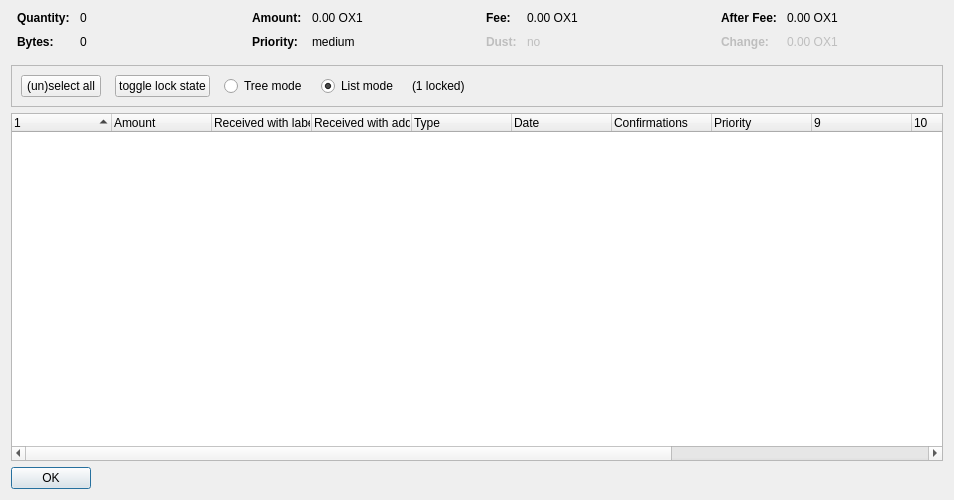
<?xml version="1.0" encoding="UTF-8"?>
<ui version="4.0">
 <class>CoinControlDialog</class>
 <widget class="QDialog" name="CoinControlDialog">
  <property name="geometry">
   <rect>
    <x>0</x>
    <y>0</y>
    <width>954</width>
    <height>500</height>
   </rect>
  </property>
  <property name="windowTitle">
   <string>Coin Selection</string>
  </property>
  <layout class="QVBoxLayout" name="verticalLayout">
   <item>
    <layout class="QHBoxLayout" name="horizontalLayoutTop" stretch="0,0,0,0">
     <property name="topMargin">
      <number>0</number>
     </property>
     <property name="bottomMargin">
      <number>10</number>
     </property>
     <item>
      <layout class="QFormLayout" name="formLayoutCoinControl1">
       <property name="horizontalSpacing">
        <number>10</number>
       </property>
       <property name="verticalSpacing">
        <number>10</number>
       </property>
       <property name="leftMargin">
        <number>6</number>
       </property>
       <property name="rightMargin">
        <number>6</number>
       </property>
       <item row="0" column="0">
        <widget class="QLabel" name="labelCoinControlQuantityText">
         <property name="font">
          <font>
           <weight>75</weight>
           <bold>true</bold>
          </font>
         </property>
         <property name="text">
          <string>Quantity:</string>
         </property>
        </widget>
       </item>
       <item row="0" column="1">
        <widget class="QLabel" name="labelCoinControlQuantity">
         <property name="cursor">
          <cursorShape>IBeamCursor</cursorShape>
         </property>
         <property name="contextMenuPolicy">
          <enum>Qt::ActionsContextMenu</enum>
         </property>
         <property name="text">
          <string notr="true">0</string>
         </property>
         <property name="textInteractionFlags">
          <set>Qt::LinksAccessibleByMouse|Qt::TextSelectableByKeyboard|Qt::TextSelectableByMouse</set>
         </property>
        </widget>
       </item>
       <item row="1" column="0">
        <widget class="QLabel" name="labelCoinControlBytesText">
         <property name="font">
          <font>
           <weight>75</weight>
           <bold>true</bold>
          </font>
         </property>
         <property name="text">
          <string>Bytes:</string>
         </property>
        </widget>
       </item>
       <item row="1" column="1">
        <widget class="QLabel" name="labelCoinControlBytes">
         <property name="cursor">
          <cursorShape>IBeamCursor</cursorShape>
         </property>
         <property name="contextMenuPolicy">
          <enum>Qt::ActionsContextMenu</enum>
         </property>
         <property name="text">
          <string notr="true">0</string>
         </property>
         <property name="textInteractionFlags">
          <set>Qt::LinksAccessibleByMouse|Qt::TextSelectableByKeyboard|Qt::TextSelectableByMouse</set>
         </property>
        </widget>
       </item>
      </layout>
     </item>
     <item>
      <layout class="QFormLayout" name="formLayoutCoinControl2">
       <property name="horizontalSpacing">
        <number>10</number>
       </property>
       <property name="verticalSpacing">
        <number>10</number>
       </property>
       <property name="leftMargin">
        <number>6</number>
       </property>
       <property name="rightMargin">
        <number>6</number>
       </property>
       <item row="0" column="0">
        <widget class="QLabel" name="labelCoinControlAmountText">
         <property name="font">
          <font>
           <weight>75</weight>
           <bold>true</bold>
          </font>
         </property>
         <property name="text">
          <string>Amount:</string>
         </property>
        </widget>
       </item>
       <item row="0" column="1">
        <widget class="QLabel" name="labelCoinControlAmount">
         <property name="cursor">
          <cursorShape>IBeamCursor</cursorShape>
         </property>
         <property name="contextMenuPolicy">
          <enum>Qt::ActionsContextMenu</enum>
         </property>
         <property name="text">
          <string notr="true">0.00 OX1</string>
         </property>
         <property name="textInteractionFlags">
          <set>Qt::LinksAccessibleByMouse|Qt::TextSelectableByKeyboard|Qt::TextSelectableByMouse</set>
         </property>
        </widget>
       </item>
       <item row="1" column="0">
        <widget class="QLabel" name="labelCoinControlPriorityText">
         <property name="font">
          <font>
           <weight>75</weight>
           <bold>true</bold>
          </font>
         </property>
         <property name="text">
          <string>Priority:</string>
         </property>
        </widget>
       </item>
       <item row="1" column="1">
        <widget class="QLabel" name="labelCoinControlPriority">
         <property name="cursor">
          <cursorShape>IBeamCursor</cursorShape>
         </property>
         <property name="contextMenuPolicy">
          <enum>Qt::ActionsContextMenu</enum>
         </property>
         <property name="text">
          <string>medium</string>
         </property>
         <property name="textInteractionFlags">
          <set>Qt::LinksAccessibleByMouse|Qt::TextSelectableByKeyboard|Qt::TextSelectableByMouse</set>
         </property>
        </widget>
       </item>
      </layout>
     </item>
     <item>
      <layout class="QFormLayout" name="formLayoutCoinControl3">
       <property name="horizontalSpacing">
        <number>10</number>
       </property>
       <property name="verticalSpacing">
        <number>10</number>
       </property>
       <property name="leftMargin">
        <number>6</number>
       </property>
       <property name="rightMargin">
        <number>6</number>
       </property>
       <item row="0" column="0">
        <widget class="QLabel" name="labelCoinControlFeeText">
         <property name="font">
          <font>
           <weight>75</weight>
           <bold>true</bold>
          </font>
         </property>
         <property name="text">
          <string>Fee:</string>
         </property>
        </widget>
       </item>
       <item row="0" column="1">
        <widget class="QLabel" name="labelCoinControlFee">
         <property name="cursor">
          <cursorShape>IBeamCursor</cursorShape>
         </property>
         <property name="contextMenuPolicy">
          <enum>Qt::ActionsContextMenu</enum>
         </property>
         <property name="text">
          <string notr="true">0.00 OX1</string>
         </property>
         <property name="textInteractionFlags">
          <set>Qt::LinksAccessibleByMouse|Qt::TextSelectableByKeyboard|Qt::TextSelectableByMouse</set>
         </property>
        </widget>
       </item>
       <item row="1" column="0">
        <widget class="QLabel" name="labelCoinControlLowOutputText">
         <property name="enabled">
          <bool>false</bool>
         </property>
         <property name="font">
          <font>
           <weight>75</weight>
           <bold>true</bold>
          </font>
         </property>
         <property name="text">
          <string>Dust:</string>
         </property>
        </widget>
       </item>
       <item row="1" column="1">
        <widget class="QLabel" name="labelCoinControlLowOutput">
         <property name="enabled">
          <bool>false</bool>
         </property>
         <property name="cursor">
          <cursorShape>IBeamCursor</cursorShape>
         </property>
         <property name="contextMenuPolicy">
          <enum>Qt::ActionsContextMenu</enum>
         </property>
         <property name="text">
          <string>no</string>
         </property>
         <property name="textInteractionFlags">
          <set>Qt::LinksAccessibleByMouse|Qt::TextSelectableByKeyboard|Qt::TextSelectableByMouse</set>
         </property>
        </widget>
       </item>
      </layout>
     </item>
     <item>
      <layout class="QFormLayout" name="formLayoutCoinControl4">
       <property name="horizontalSpacing">
        <number>10</number>
       </property>
       <property name="verticalSpacing">
        <number>10</number>
       </property>
       <property name="leftMargin">
        <number>6</number>
       </property>
       <property name="rightMargin">
        <number>6</number>
       </property>
       <item row="0" column="0">
        <widget class="QLabel" name="labelCoinControlAfterFeeText">
         <property name="font">
          <font>
           <weight>75</weight>
           <bold>true</bold>
          </font>
         </property>
         <property name="text">
          <string>After Fee:</string>
         </property>
        </widget>
       </item>
       <item row="0" column="1">
        <widget class="QLabel" name="labelCoinControlAfterFee">
         <property name="cursor">
          <cursorShape>IBeamCursor</cursorShape>
         </property>
         <property name="contextMenuPolicy">
          <enum>Qt::ActionsContextMenu</enum>
         </property>
         <property name="text">
          <string notr="true">0.00 OX1</string>
         </property>
         <property name="textInteractionFlags">
          <set>Qt::LinksAccessibleByMouse|Qt::TextSelectableByKeyboard|Qt::TextSelectableByMouse</set>
         </property>
        </widget>
       </item>
       <item row="1" column="0">
        <widget class="QLabel" name="labelCoinControlChangeText">
         <property name="enabled">
          <bool>false</bool>
         </property>
         <property name="font">
          <font>
           <weight>75</weight>
           <bold>true</bold>
          </font>
         </property>
         <property name="text">
          <string>Change:</string>
         </property>
        </widget>
       </item>
       <item row="1" column="1">
        <widget class="QLabel" name="labelCoinControlChange">
         <property name="enabled">
          <bool>false</bool>
         </property>
         <property name="cursor">
          <cursorShape>IBeamCursor</cursorShape>
         </property>
         <property name="contextMenuPolicy">
          <enum>Qt::ActionsContextMenu</enum>
         </property>
         <property name="text">
          <string notr="true">0.00 OX1</string>
         </property>
         <property name="textInteractionFlags">
          <set>Qt::LinksAccessibleByMouse|Qt::TextSelectableByKeyboard|Qt::TextSelectableByMouse</set>
         </property>
        </widget>
       </item>
      </layout>
     </item>
    </layout>
   </item>
   <item>
    <widget class="QFrame" name="frame">
     <property name="minimumSize">
      <size>
       <width>0</width>
       <height>40</height>
      </size>
     </property>
     <property name="frameShape">
      <enum>QFrame::StyledPanel</enum>
     </property>
     <property name="frameShadow">
      <enum>QFrame::Sunken</enum>
     </property>
     <layout class="QHBoxLayout" name="horizontalLayout">
      <item>
       <layout class="QHBoxLayout" name="horizontalLayoutPanel" stretch="0,0,0,0,0,0">
        <property name="spacing">
         <number>14</number>
        </property>
        <item>
         <widget class="QPushButton" name="pushButtonSelectAll">
          <property name="sizePolicy">
           <sizepolicy hsizetype="Maximum" vsizetype="Fixed">
            <horstretch>0</horstretch>
            <verstretch>0</verstretch>
           </sizepolicy>
          </property>
          <property name="text">
           <string>(un)select all</string>
          </property>
          <property name="autoDefault">
           <bool>false</bool>
          </property>
         </widget>
        </item>
        <item>
         <widget class="QPushButton" name="pushButtonToggleLock">
          <property name="sizePolicy">
           <sizepolicy hsizetype="Maximum" vsizetype="Fixed">
            <horstretch>0</horstretch>
            <verstretch>0</verstretch>
           </sizepolicy>
          </property>
          <property name="text">
           <string>toggle lock state</string>
          </property>
          <property name="autoDefault">
           <bool>false</bool>
          </property>
         </widget>
        </item>
        <item>
         <widget class="QRadioButton" name="radioTreeMode">
          <property name="sizePolicy">
           <sizepolicy hsizetype="Maximum" vsizetype="Fixed">
            <horstretch>0</horstretch>
            <verstretch>0</verstretch>
           </sizepolicy>
          </property>
          <property name="text">
           <string>Tree mode</string>
          </property>
         </widget>
        </item>
        <item>
         <widget class="QRadioButton" name="radioListMode">
          <property name="sizePolicy">
           <sizepolicy hsizetype="Maximum" vsizetype="Fixed">
            <horstretch>0</horstretch>
            <verstretch>0</verstretch>
           </sizepolicy>
          </property>
          <property name="text">
           <string>List mode</string>
          </property>
          <property name="checked">
           <bool>true</bool>
          </property>
         </widget>
        </item>
        <item>
         <widget class="QLabel" name="labelLocked">
          <property name="text">
           <string>(1 locked)</string>
          </property>
         </widget>
        </item>
        <item>
         <spacer name="horizontalSpacer">
          <property name="orientation">
           <enum>Qt::Horizontal</enum>
          </property>
          <property name="sizeHint" stdset="0">
           <size>
            <width>40</width>
            <height>20</height>
           </size>
          </property>
         </spacer>
        </item>
       </layout>
      </item>
     </layout>
    </widget>
   </item>
   <item>
    <widget class="CoinControlTreeWidget" name="treeWidget">
     <property name="contextMenuPolicy">
      <enum>Qt::CustomContextMenu</enum>
     </property>
     <property name="sortingEnabled">
      <bool>false</bool>
     </property>
     <property name="columnCount">
      <number>13</number>
     </property>
     <attribute name="headerShowSortIndicator" stdset="0">
      <bool>true</bool>
     </attribute>
     <attribute name="headerStretchLastSection">
      <bool>false</bool>
     </attribute>
     <column>
      <property name="text">
       <string/>
      </property>
     </column>
     <column>
      <property name="text">
       <string>Amount</string>
      </property>
     </column>
     <column>
      <property name="text">
       <string>Received with label</string>
      </property>
     </column>
     <column>
      <property name="text">
       <string>Received with address</string>
      </property>
     </column>
     <column>
      <property name="text">
	<string>Type</string>
      </property>
     </column>
     <column>
      <property name="text">	 
       <string>Date</string>
      </property>
     </column>
     <column>
      <property name="text">
       <string>Confirmations</string>
      </property>
      <property name="toolTip">
       <string>Confirmed</string>
      </property>
     </column>
     <column>
      <property name="text">
       <string>Priority</string>
      </property>
     </column>
     <column>
      <property name="text">
       <string/>
      </property>
     </column>
     <column>
      <property name="text">
       <string/>
      </property>
     </column>
     <column>
      <property name="text">
       <string/>
      </property>
     </column>
     <column>
      <property name="text">
       <string/>
      </property>
     </column>
     <column>
      <property name="text">
       <string/>
      </property>
     </column>
    </widget>
   </item>
   <item>
    <widget class="QDialogButtonBox" name="buttonBox">
     <property name="sizePolicy">
      <sizepolicy hsizetype="Maximum" vsizetype="Fixed">
       <horstretch>0</horstretch>
       <verstretch>0</verstretch>
      </sizepolicy>
     </property>
     <property name="orientation">
      <enum>Qt::Horizontal</enum>
     </property>
     <property name="standardButtons">
      <set>QDialogButtonBox::Ok</set>
     </property>
    </widget>
   </item>
  </layout>
 </widget>
 <customwidgets>
  <customwidget>
   <class>CoinControlTreeWidget</class>
   <extends>QTreeWidget</extends>
   <header>coincontroltreewidget.h</header>
  </customwidget>
 </customwidgets>
 <resources/>
 <connections/>
</ui>
